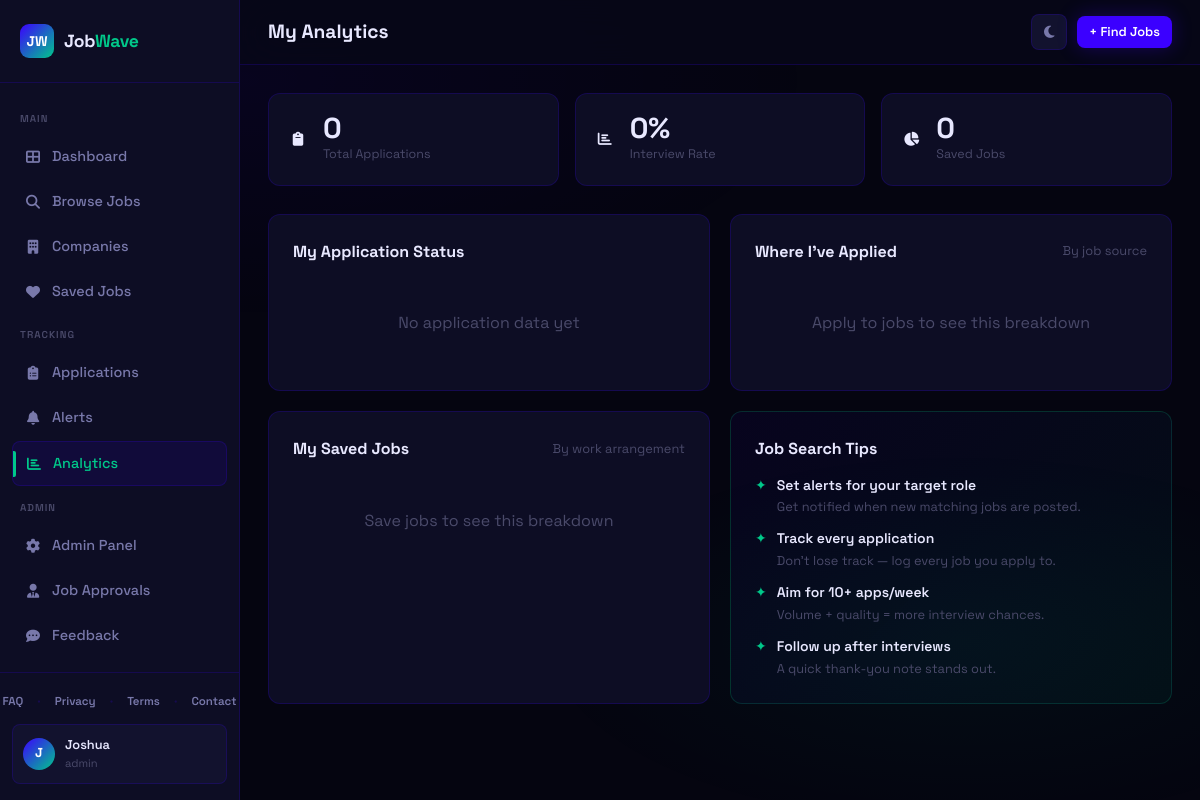
The app's page /analytics (signed in) with its own data.
### app.py (models this page shows, shortened)
class User(db.Model):
    id = db.Column(db.Integer, primary_key=True)
    name = db.Column(db.String(120), nullable=False)
    email = db.Column(db.String(120), unique=True, nullable=False)
    password_hash = db.Column(db.String(256), nullable=False)
    role = db.Column(db.String(20), default='user')
    created_at = db.Column(db.DateTime, default=datetime.utcnow)
    is_active = db.Column(db.Boolean, default=True)
    saved_jobs = db.relationship('SavedJob', backref='user', lazy=True, cascade='all, delete-orphan')
    applications = db.relationship('Application', backref='user', lazy=True, cascade='all, delete-orphan')
    alerts = db.relationship('Alert', backref='user', lazy=True, cascade='all, delete-orphan')
    profile = db.relationship('UserProfile', backref='user', uselist=False, cascade='all, delete-orphan')
    username = db.Column(db.String(50), unique=True, nullable=True)
    is_verified = db.Column(db.Boolean, default=False)
    @property
    def is_authenticated(self): return True

### app.py (the view)
@app.route('/analytics')
@login_required
def analytics():
    my_apps = Application.query.filter_by(user_id=current_user.id).count()
    my_saved = SavedJob.query.filter_by(user_id=current_user.id).count()
    interview_rate = 0
    if my_apps > 0:
        interviews = Application.query.filter_by(user_id=current_user.id, status='interview').count()
        interview_rate = round((interviews / my_apps) * 100, 1)
    status_dist = db.session.query(Application.status, db.func.count(Application.id))\
        .filter(Application.user_id == current_user.id).group_by(Application.status).all()
    applied_source_dist = db.session.query(Job.source, db.func.count(Application.id))\
        .join(Application, Application.job_id == Job.id)\
        .filter(Application.user_id == current_user.id)\
        .group_by(Job.source).all()
    saved_jobs = db.session.query(Job).join(SavedJob, SavedJob.job_id == Job.id)\
        .filter(SavedJob.user_id == current_user.id).all()
    arrangement_counts = {'Remote': 0, 'Hybrid': 0, 'Onsite': 0}
    for j in saved_jobs:
        arrangement_counts[j.work_arrangement] += 1
    arrangement_dist = [(k, v) for k, v in arrangement_counts.items() if v > 0]
    return render_template('analytics.html', my_apps=my_apps,
                           my_saved=my_saved, interview_rate=interview_rate,
                           status_dist=status_dist,
                           applied_source_dist=applied_source_dist,
                           arrangement_dist=arrangement_dist)

### app.py (called while the page is built)
@login_manager.user_loader
def load_user(user_id):
    return User.query.get(int(user_id))

@app.before_request
def enforce_onboarding():
    if not current_user.is_authenticated:
        return
    if request.endpoint in PUBLIC_ENDPOINTS or request.endpoint is None:
        return
    if request.endpoint.startswith('static'):
        return
    if current_user.role not in ('user', 'employer', 'admin'):
        return redirect(url_for('choose_account_type'))

### templates/analytics.html (shortened to what this page needs)
<link rel="stylesheet" href="https://cdnjs.cloudflare.com/ajax/libs/font-awesome/6.5.0/css/all.min.css">
{% extends 'base.html' %}
{% block page_title %}My Analytics{% endblock %}
{% block content %}
<div class="stagger">
  <div class="stats-grid">
    <div class="stat-card">
      <span class="nav-icon"><i class="fa-solid fa-clipboard"></i></span>
      <div>
        <div class="stat-value">{{ my_apps }}</div>
        <div class="stat-label">Total Applications</div>
      </div>
    </div>
    <div class="stat-card">
      <span class="nav-icon"><i class="fa-solid fa-chart-bar"></i></span>
      <div>
        <div class="stat-value">{{ interview_rate }}%</div>
        <div class="stat-label">Interview Rate</div>
      </div>
    </div>
    <div class="stat-card">
      <span class="nav-icon"><i class="fa-solid fa-chart-pie"></i></span>
      <div>
        <div class="stat-value">{{ my_saved }}</div>
        <div class="stat-label">Saved Jobs</div>
      </div>
    </div>
  </div>
  <div class="analytics-grid">
    <div class="card">
      <div class="section-header">
        <div class="section-title">My Application Status</div>
      </div>
      {% if status_dist %}
      {% set total = namespace(n=0) %}
      {% for s, c in status_dist %}{% set total.n = total.n + c %}{% endfor %}
      <div class="chart-bar-wrap" style="margin-top:8px;">
        {% set colors = {'applied':'var(--indigo)','interview':'#ffb400','offer':'#00c864','rejected':'#ff5555','withdrawn':'var(--text-muted)'} %}
        {% for status, count in status_dist %}
        {% set bar_color = colors.get(status, 'var(--indigo)') %}
        <div class="chart-bar-row">
          <div class="chart-bar-label">{{ status|title }}</div>
          <div class="chart-bar-track">
            <div class="chart-bar-fill" data-width="{{ ((count / [total.n, 1]|max) * 100)|round }}%" style="background-color: {{ bar_color }};"></div>
          </div>
          <div class="chart-bar-value">{{ count }}</div>
        </div>
        {% endfor %}
      </div>
      {% else %}
      <div class="empty-state" style="padding:30px 0;">
        <div>No application data yet</div>
      </div>
      {% endif %}
    </div>
    <div class="card">
      <div class="section-header">
        <div class="section-title">Where I've Applied</div>
        <div class="section-sub">By job source</div>
      </div>
      {% if applied_source_dist %}
      {% set stotal = namespace(n=0) %}
      {% for s, c in applied_source_dist %}{% set stotal.n = stotal.n + c %}{% endfor %}
      <div class="chart-bar-wrap" style="margin-top:8px;">
        {% for source, count in applied_source_dist %}
        <div class="chart-bar-row">
          <div class="chart-bar-label" style="font-size:0.75rem;">{{ source[:12] }}{% if source|length > 12 %}…{% endif %}</div>
          <div class="chart-bar-track">
            <div class="chart-bar-fill" data-width="{{ ((count / [stotal.n, 1]|max) * 100)|round }}%"></div>
          </div>
          <div class="chart-bar-value">{{ count }}</div>
        </div>
        {% endfor %}
      </div>
      {% else %}
      <div class="empty-state" style="padding:30px 0;"><div>Apply to jobs to see this breakdown</div></div>
      {% endif %}
    </div>
    <div class="card">
      <div class="section-header">
        <div class="section-title">My Saved Jobs</div>
        <div class="section-sub">By work arrangement</div>
      </div>
      {% if arrangement_dist %}
      {% set atotal = namespace(n=0) %}
      {% for a, c in arrangement_dist %}{% set atotal.n = atotal.n + c %}{% endfor %}
      <div class="chart-bar-wrap" style="margin-top:8px;">
        {% set acolors = {'Remote':'var(--mint)','Hybrid':'#ffb400','Onsite':'var(--text-muted)'} %}
        {% for arrangement, count in arrangement_dist %}
        <div class="chart-bar-row">
          <div class="chart-bar-label">{{ arrangement }}</div>
          <div class="chart-bar-track">
            <div class="chart-bar-fill" data-width="{{ ((count / [atotal.n, 1]|max) * 100)|round }}%" style="background-color: {{ acolors.get(arrangement, 'var(--indigo)') }};"></div>
          </div>
          <div class="chart-bar-value">{{ count }}</div>
        </div>
        {% endfor %}
      </div>
      {% else %}
      <div class="empty-state" style="padding:30px 0;"><div>Save jobs to see this breakdown</div></div>
      {% endif %}
    </div>
    <div class="card tips-card">
      <div class="section-title" style="margin-bottom:12px;">Job Search Tips</div>
      <div style="display:flex;flex-direction:column;gap:10px;">
        {% set tips = [
          ('Set alerts for your target role', 'Get notified when new matching jobs are posted.'),
          ('Track every application', 'Don\'t lose track — log every job you apply to.'),
          ('Aim for 10+ apps/week', 'Volume + quality = more interview chances.'),
          ('Follow up after interviews', 'A quick thank-you note stands out.'),
        ] %}
        {% for title, desc in tips %}
        <div style="display:flex;gap:10px;font-size:0.875rem;">
          <span style="color:var(--mint);flex-shrink:0;">✦</span>
          <div>
            <div style="font-weight:600;margin-bottom:1px;">{{ title }}</div>
            <div style="color:var(--text-muted);font-size:0.8rem;">{{ desc }}</div>
          </div>
        </div>
        {% endfor %}
      </div>
    </div>
  </div>
</div>
{% endblock %}

### templates/base.html (shortened to what this page needs)
<!DOCTYPE html>
<html lang="en">
<head>
  <link rel="stylesheet" href="{{ url_for('static', filename='css/style.css') }}">
  <link rel="stylesheet" href="https://cdnjs.cloudflare.com/ajax/libs/font-awesome/6.5.0/css/all.min.css">
</head>
<body>
{% if current_user.is_authenticated %}
<div class="wrapper">
  <aside class="sidebar">
    <div class="sidebar-logo">
      <div class="logo-mark">JW</div>
      <div class="logo-text">Job<span>Wave</span></div>
    </div>
    <nav class="sidebar-nav">
      <span class="nav-section-label">Main</span>
      <a href="{{ url_for('dashboard') }}" class="nav-link {% if request.endpoint == 'dashboard' %}active{% endif %}">
        <span class="nav-icon"><i class="fa-solid fa-table-cells-large"></i></span> Dashboard
      </a>
      <a href="{{ url_for('jobs') }}" class="nav-link {% if request.endpoint in ['jobs','job_detail'] %}active{% endif %}">
        <span class="nav-icon"><i class="fa-solid fa-magnifying-glass"></i></span> Browse Jobs
      </a>
      <a href="{{ url_for('companies') }}" class="nav-link {% if request.endpoint in ['companies','company_page'] %}active{% endif %}">
        <span class="nav-icon"><i class="fa-solid fa-building"></i></span> Companies
      </a>
      <a href="{{ url_for('saved_jobs') }}" class="nav-link {% if request.endpoint == 'saved_jobs' %}active{% endif %}">
        <span class="nav-icon"><i class="fa-solid fa-heart"></i></span> Saved Jobs
      </a>
      <span class="nav-section-label">Tracking</span>
      <a href="{{ url_for('applications') }}" class="nav-link {% if request.endpoint == 'applications' %}active{% endif %}">
        <span class="nav-icon"><i class="fa-solid fa-clipboard-list"></i></span> Applications
      </a>
      <a href="{{ url_for('alerts') }}" class="nav-link {% if request.endpoint == 'alerts' %}active{% endif %}">
        <span class="nav-icon"><i class="fa-solid fa-bell"></i></span> Alerts
      </a>
      <a href="{{ url_for('analytics') }}" class="nav-link {% if request.endpoint == 'analytics' %}active{% endif %}">
        <span class="nav-icon"><i class="fa-solid fa-chart-bar"></i></span> Analytics
      </a>
      {% if current_user.role == 'admin' %}
      <span class="nav-section-label">Admin</span>
      <a href="{{ url_for('admin') }}" class="nav-link {% if request.endpoint == 'admin' %}active{% endif %}">
        <span class="nav-icon"><i class="fa-solid fa-gear"></i></span> Admin Panel
      </a>
      <a href="{{ url_for('employer_job_queue') }}" class="nav-link {% if request.endpoint == 'employer_job_queue' %}active{% endif %}">
        <span class="nav-icon"><i class="fa-solid fa-user-tie"></i></span> Job Approvals
      </a>
      <a href="{{ url_for('admin_feedback') }}" class="nav-link {% if request.endpoint == 'admin_feedback' %}active{% endif %}">
        <span class="nav-icon"><i class="fa-solid fa-comment-dots"></i></span> Feedback
      </a>
      {% endif %}
      <span class="nav-section-label">Account</span>
    </nav>
    <div class="sidebar-footer">
      <div style="padding:0 12px 10px;display:flex;gap:6px;align-items:center;justify-content:center;">
        <a href="{{ url_for('faq') }}" style="font-size:0.72rem;font-weight:600;color:var(--text-dim);padding:3px 8px;border-radius:4px;transition:var(--transition);">FAQ</a>
        <span style="color:var(--border);font-size:0.6rem;">•</span>
        <a href="{{ url_for('privacy') }}" style="font-size:0.72rem;font-weight:600;color:var(--text-dim);padding:3px 8px;border-radius:4px;transition:var(--transition);">Privacy</a>
        <span style="color:var(--border);font-size:0.6rem;">•</span>
        <a href="{{ url_for('terms') }}" style="font-size:0.72rem;font-weight:600;color:var(--text-dim);padding:3px 8px;border-radius:4px;transition:var(--transition);">Terms</a>
        <span style="color:var(--border);font-size:0.6rem;">•</span>
        <a href="{{ url_for('contact') }}" style="font-size:0.72rem;font-weight:600;color:var(--text-dim);padding:3px 8px;border-radius:4px;transition:var(--transition);">Contact</a>
      </div>
      <div class="user-card">
        <div class="user-avatar">{{ current_user.name[0].upper() }}</div>
        <div class="user-info">
          <div class="user-name">{{ current_user.name }}</div>
          <div class="user-role">{{ current_user.role }}</div>
        </div>
      </div>
    </div>
  </aside>
  <main class="main">
    <div class="topbar">
      <div style="display:flex;align-items:center;gap:12px;">
        <div class="topbar-title">
          <h1>{% block page_title %}Dashboard{% endblock %}</h1>
        </div>
      </div>
      <div class="topbar-actions">
        <button class="theme-toggle" id="theme-toggle" title="Toggle light/dark mode">
          <i class="fa-solid fa-moon" id="theme-icon"></i>
        </button>
        {% block topbar_actions %}
        <a href="{{ url_for('jobs') }}" class="btn btn-primary btn-sm">+ Find Jobs</a>
        {% endblock %}
      </div>
    </div>
    <div class="page-content">
      {% block content %}{% endblock %}
    </div>
  </main>
</div>
{% else %}
  {% block public_content %}{% endblock %}
{% endif %}
</body>
</html>

### records on screen
User: name "J", name "Joshua", role "admin"

### other values on screen
{{ my_apps }} "0"
{{ interview_rate }} "0"
{{ my_saved }} "0"
{{ title }} "Set alerts for your target role" "Track every application" "Aim for 10+ apps/week" "Follow up after interviews"
{{ desc }} "Get notified when new matching jobs are posted." "Don't lose track — log every job you apply to." "Volume + quality = more interview chances." "A quick thank-you note stands out."
